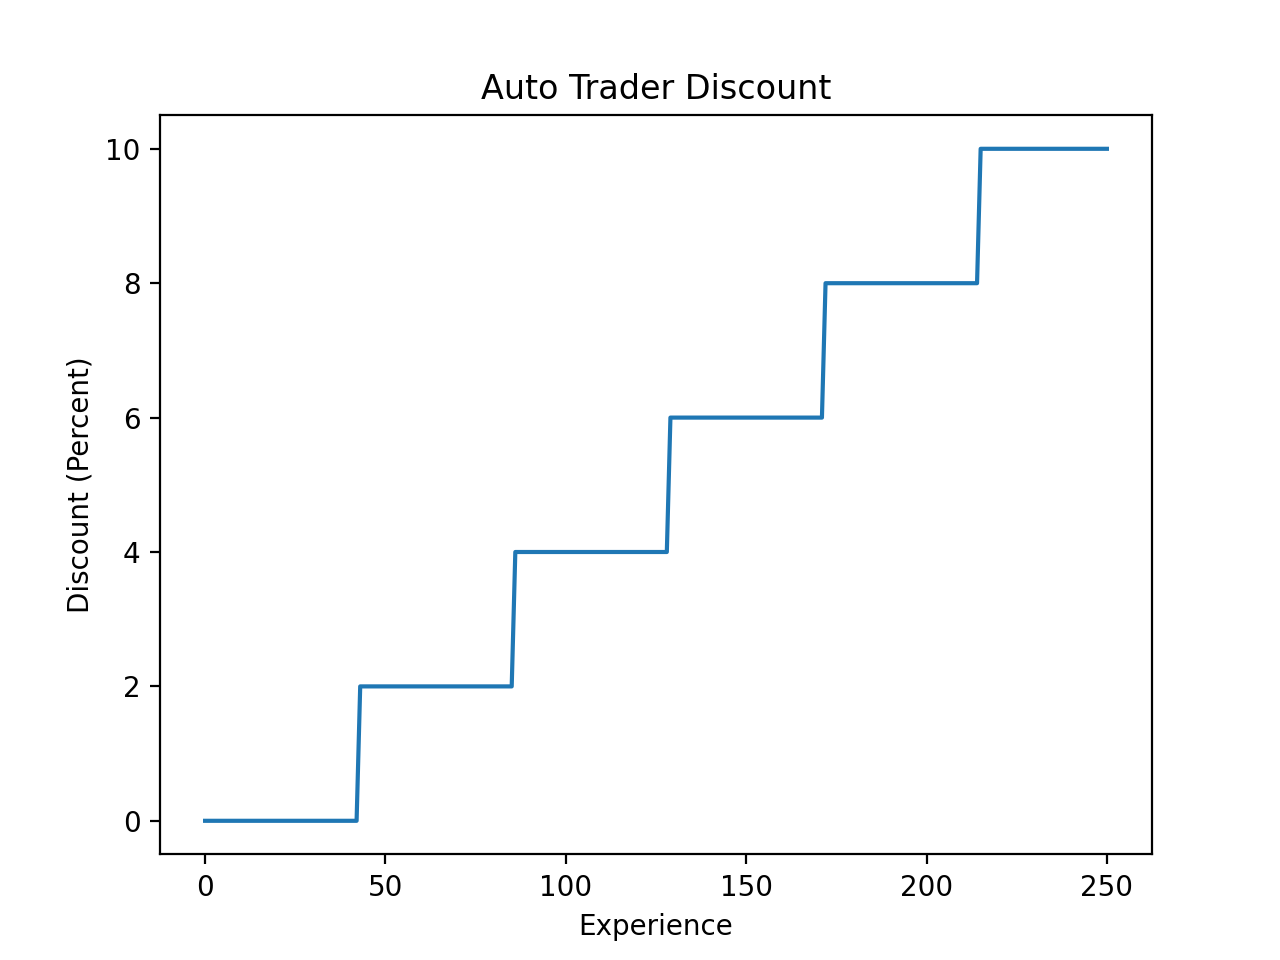

Recreate this plot in Python.
import logging
from matplotlib import pyplot as plt


def calculate_discount(xp: int):
    return 100 - (2 * (50 - xp // 43))


LOGGER = logging.getLogger()
plt.clf()
plt.title("Auto Trader Discount")
plt.xlabel("Experience")
plt.ylabel("Discount (Percent)")

x_data = []
y_data = []
for i in range(0, 251):
    x_data.append(i)
    y_data.append(calculate_discount(i))

plt.plot(x_data, y_data)
plt.savefig("buying-price-autotrader-discount.png", dpi=200)
